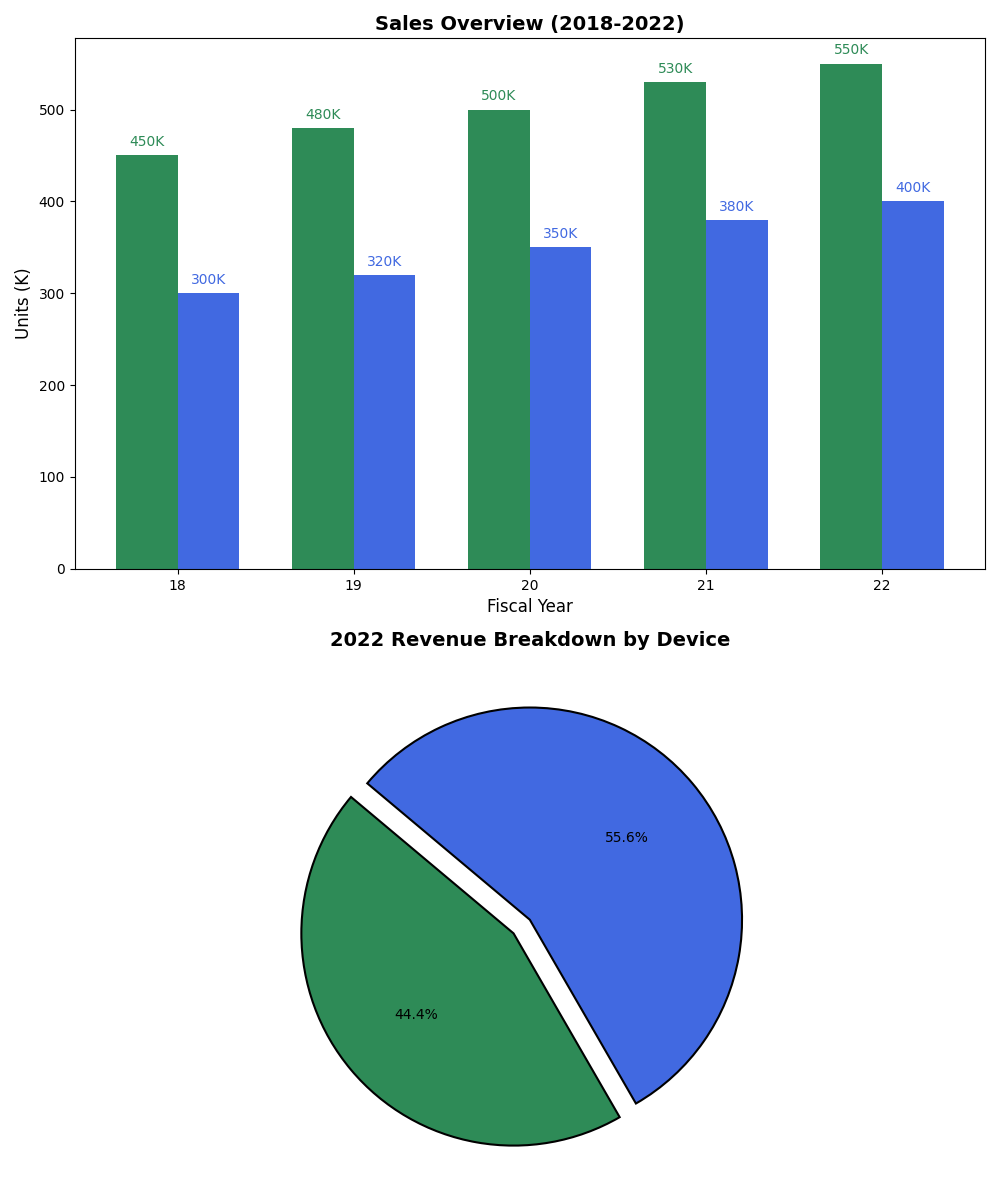

Write Python code to recreate this figure.
import matplotlib.pyplot as plt
import numpy as np

years = ['2018', '2019', '2020', '2021', '2022']
smartphones_sales = [450, 480, 500, 530, 550]
laptops_sales = [300, 320, 350, 380, 400]

smartphones_revenue_2022 = 200
laptops_revenue_2022 = 250

bar_width = 0.35
year_indices = np.arange(len(years))

fig, ax = plt.subplots(2, 1, figsize=(10, 12))

# First subplot
ax[0].bar(year_indices - bar_width/2, smartphones_sales, width=bar_width, color='seagreen')
ax[0].bar(year_indices + bar_width/2, laptops_sales, width=bar_width, color='royalblue')

ax[0].set_title('Sales Overview (2018-2022)', fontsize=14, fontweight='bold')
ax[0].set_xlabel('Fiscal Year', fontsize=12)
ax[0].set_ylabel('Units (K)', fontsize=12)
ax[0].set_xticks(year_indices)
ax[0].set_xticklabels(['18', '19', '20', '21', '22'])

for i in range(len(years)):
    ax[0].text(year_indices[i] - bar_width/2, smartphones_sales[i] + 10, f'{smartphones_sales[i]}K', ha='center', color='seagreen')
    ax[0].text(year_indices[i] + bar_width/2, laptops_sales[i] + 10, f'{laptops_sales[i]}K', ha='center', color='royalblue')

# Second subplot
revenues_2022 = [smartphones_revenue_2022, laptops_revenue_2022]
colors = ['seagreen', 'royalblue']
explode = (0.1, 0)

ax[1].pie(revenues_2022, autopct='%1.1f%%', startangle=140, colors=colors, explode=explode, wedgeprops={'edgecolor': 'black', 'linewidth': 1.5})
ax[1].set_title('2022 Revenue Breakdown by Device', fontsize=14, fontweight='bold')

plt.tight_layout()
plt.show()
